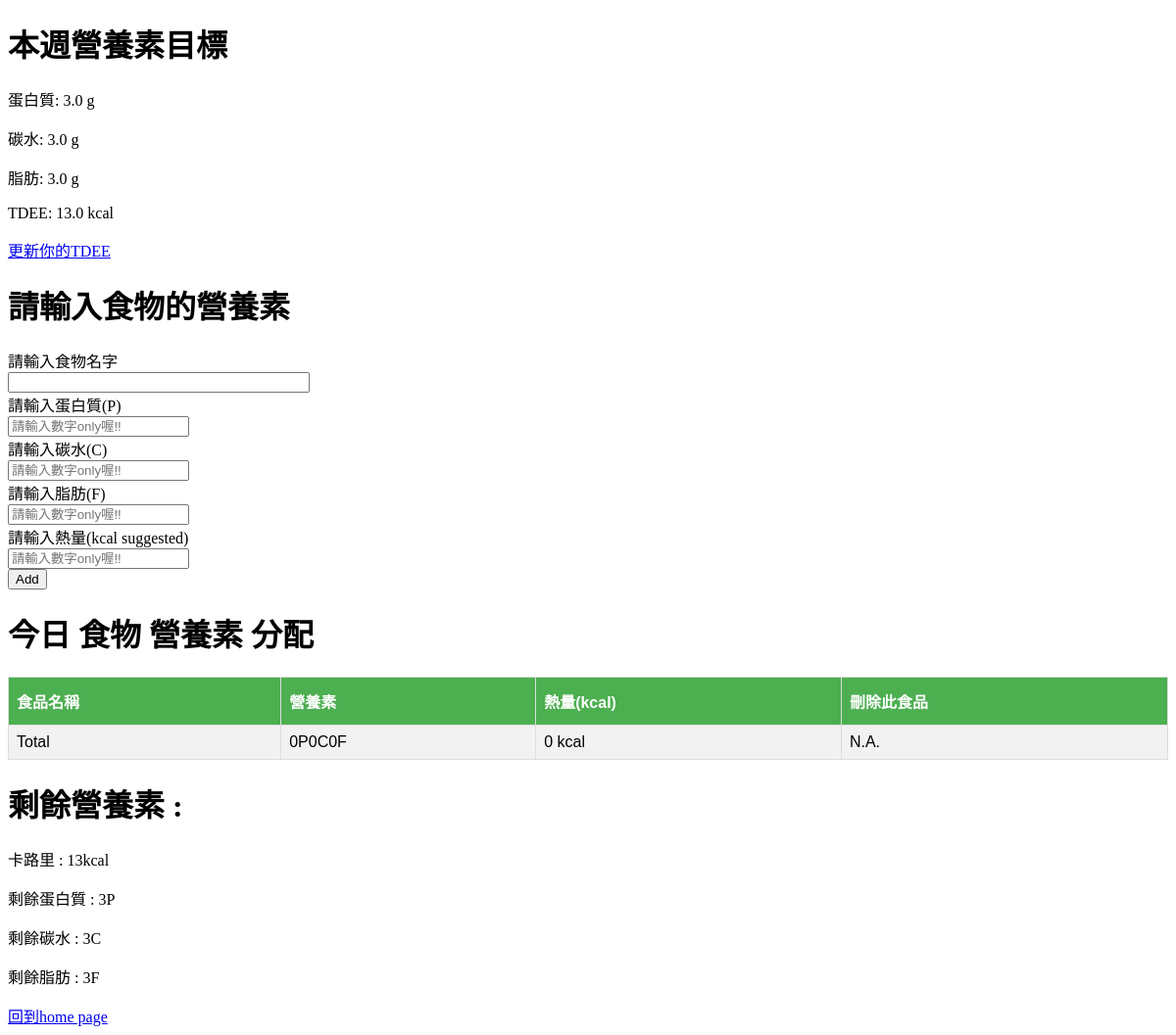
The page /today_macros (signed in) on the database its author committed.
### macros_manager.py (models this page shows)
class Tdee_target(db.Model):
    id = db.Column(db.Integer, primary_key=True)
    t_tdee = db.Column(db.Float,nullable=False)
    t_protein = db.Column(db.Float,nullable=False)
    t_carb = db.Column(db.Float,nullable=False)
    t_fat = db.Column(db.Float,nullable=False)
    t_tdee_date = db.Column(db.DateTime, nullable=False, default=datetime.utcnow)
    user_id = db.Column(db.Integer, db.ForeignKey('user.id'), nullable=False)
    def __repr__(self):
        return "<Tdee_target: {} on {}, and your target macros is {}P{}C{}F>".format(
            self.t_tdee,
            self.t_tdee_date,
            self.t_protein,
            self.t_carb,
            self.t_fat,
            )

### macros_manager.py (the view, shortened to what this page needs)
@app.route('/today_macros', methods=["GET", "POST"])
def today_macros():
    foods = None
    user_id = current_user.id
    username = current_user.username
    foods = Food_macros.query.filter_by(user_id=user_id).all() # return a list, each element inside the list is a Food_macros class and each of instance has key name u designed in the table
    print (Tdee_target.query.filter_by(user_id=user_id).all())
    try:
        tdee_target = Tdee_target.query.filter_by(user_id=user_id).all()[-1]
    except:
        tdee_target = Tdee_target.query.filter_by(user_id=user_id).first()
    try:
        total_p = sum([f.f_protein for f in foods])
    except:
        print ('User may input wrong format for db')
        total_p = []
        for f in foods:
            try:
                tmp = float(f.f_protein)
            except:
                tmp = 0
            total_p.append(tmp)
        total_p = sum(total_p)
    try:
        total_c = sum([f.f_carb for f in foods])
    except:
        print ('User may input wrong format for db')
        total_c = []
        for f in foods:
            try:
                tmp = float(f.f_carb)
            except:
                tmp = 0
            total_c.append(tmp)
        total_c = sum(total_c)
    try:
        total_f = sum([f.f_fat for f in foods])
    except:
        print ('User may input wrong format for db')
        total_f = []
        for f in foods:
            try:
                tmp = float(f.f_fat)
            except:
                tmp = 0
            total_f.append(tmp)
        total_f = sum(total_f)
    try:
        total_cal = sum([f.f_cal for f in foods])
    except:
        print ('User may input wrong format for db')
        total_cal = []
        for f in foods:
            try:
                tmp = float(f.f_cal)
            except:
                tmp = 0
            total_cal.append(tmp)
        total_cal = sum(total_cal)
    return render_template("today_macros.html",
        foods = foods,
        tdee_target = tdee_target,
        total_p=total_p,
        total_c = total_c,
        total_f = total_f,
        total_cal = total_cal
        )

### macros_manager.py (called while the page is built)
@login_manager.user_loader
def load_user(user_id):
    return User.query.get(int(user_id))

### templates/today_macros.html (shortened to what this page needs)
<!DOCTYPE html>
<html>
<head>
</head>
<body>
    <div>
        {% if tdee_target %}
        <h1>本週營養素目標</h1>
        <p>蛋白質: {{tdee_target.t_protein}} g</p>
        <p>碳水: {{tdee_target.t_carb}} g</p>
        <p>脂肪: {{tdee_target.t_fat}} g</p>
        <p>TDEE: {{tdee_target.t_tdee}} kcal</p>
        <a href="/tdee">更新你的TDEE</a>
        {% else %}
        <h1>請先輸入你這週的目標TDEE</h1>
        <a href="/tdee">輸入 本週TDEE</a>
        {% endif %}
    </div>
    <h1>請輸入食物的營養素</h1>
    <form method="POST" action="/today_macros">
        請輸入食物名字<br>
        <input type="text" style="width:300px" name="food_name">
        <br>
        請輸入蛋白質(P)<br>
        <input type="text" placeholder = '請輸入數字only喔!!' name="protein">
        <br>
        請輸入碳水(C)<br>
        <input type="text" placeholder = '請輸入數字only喔!!' name="carb">
        <br>
        請輸入脂肪(F)<br>
        <input type="text" placeholder = '請輸入數字only喔!!' name="fat">
        <br>
        請輸入熱量(kcal suggested)<br>
        <input type="text" placeholder = '請輸入數字only喔!!' name="calorie">
        <br>
        <input type="submit" value="Add">
        <br>
    </form>
    <h1>今日 食物 營養素 分配</h1>
    <table id="customers">
        <tr>
            <th>食品名稱</th>
            <th>營養素</th>
            <th>熱量(kcal)</th>
            <th>刪除此食品</th>
        </tr>
        <tr>
            <td>
                Total
            </td>
            <td>
                {{total_p}}P{{total_c}}C{{total_f}}F
            </td>
            <td>
                {{total_cal}} kcal
            </td>
            <td>
                N.A.
            </td>
        </tr>
    </table>
    {% if tdee_target %}
        <h1>剩餘營養素 : </h1>
        {% if tdee_target.t_tdee - total_cal < 0 %}
        <p>你今天的卡路里爆掉了啊!!</p>
        <p id="remain_calorie"></p>
        <p id="remain_p"></p>
        <p id="remain_c"></p>
        <p id="remain_f"></p>
        <img src='../static/images.jpg' style="width:500px">
        {% else %}
        <p id="remain_calorie"></p>
        <p id="remain_p"></p>
        <p id="remain_c"></p>
        <p id="remain_f"></p>
        {% endif %}
    {% endif %}
    <div>
        <a href="/">回到home page</a>
    </div>
</body>
</html>

### templates/today_macros.html (style rules this page uses)
#customers { font-family: "Trebuchet MS", Arial, Helvetica, sans-serif; border-collapse: collapse; width: 100%; }
#customers td, #customers th { border: 1px solid #ddd; padding: 8px; }
#customers tr:nth-child(even) { background-color: #f2f2f2; }
#customers th { padding-top: 12px; padding-bottom: 12px; text-align: left; background-color: #4CAF50; color: white; }

### rows shown on the page
Tdee_target: t_protein "3.0", t_carb "3.0", t_fat "3.0", t_tdee "13.0"

### other values the page prints
{{ total_p }} "0"
{{ total_c }} "0"
{{ total_f }} "0"
{{ total_cal }} "0"
